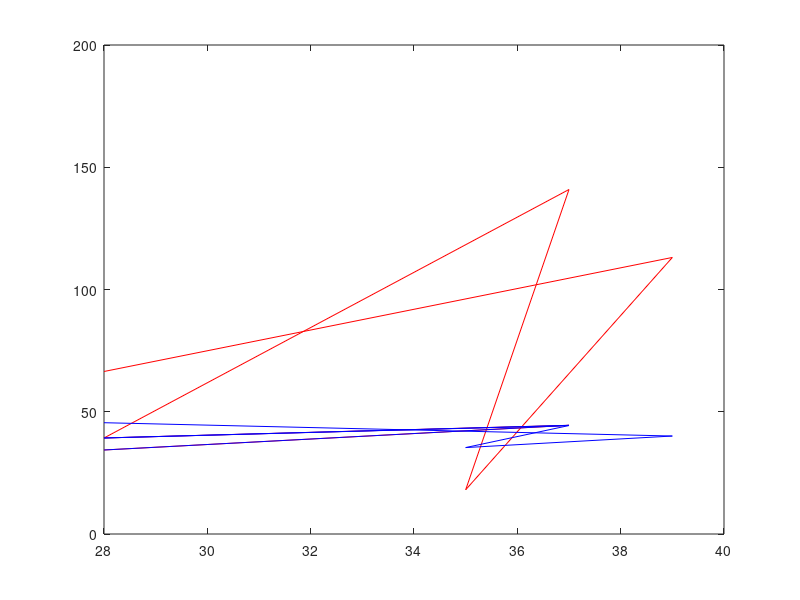

The MATLAB source for this figure:
x=[28 37 28 37 35 39 28];
y=[34.359999 44.449999 39.269999 140.901217 18.084700 113.107488 66.466393];
plot(x,y,'r')

hold on

x1=[ 28 37 28 37 35 39 28];
y1=[ 34.36 44.45 39.27 44.37 35.35 40.07 45.52];
plot(x1,y1,'b')